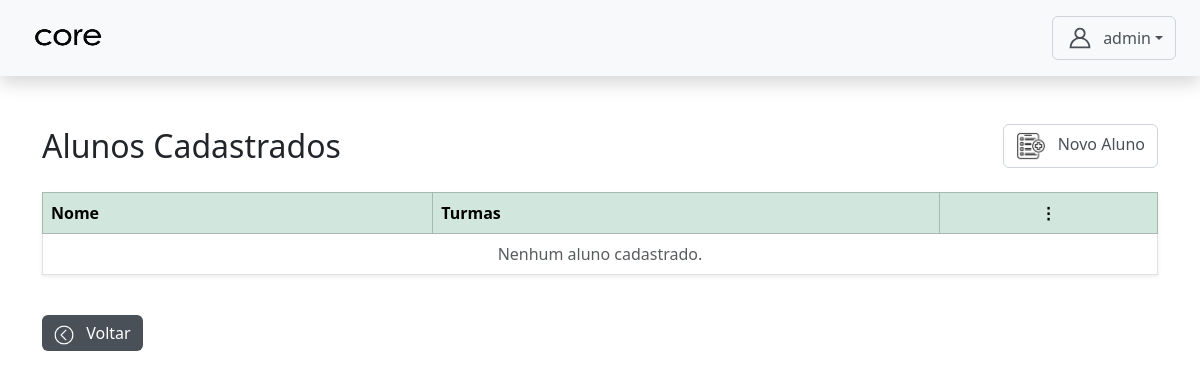
/aluno_turma/admin/aluno_crud/alunos/ (signed in), run on an earlier commit of the app's database.
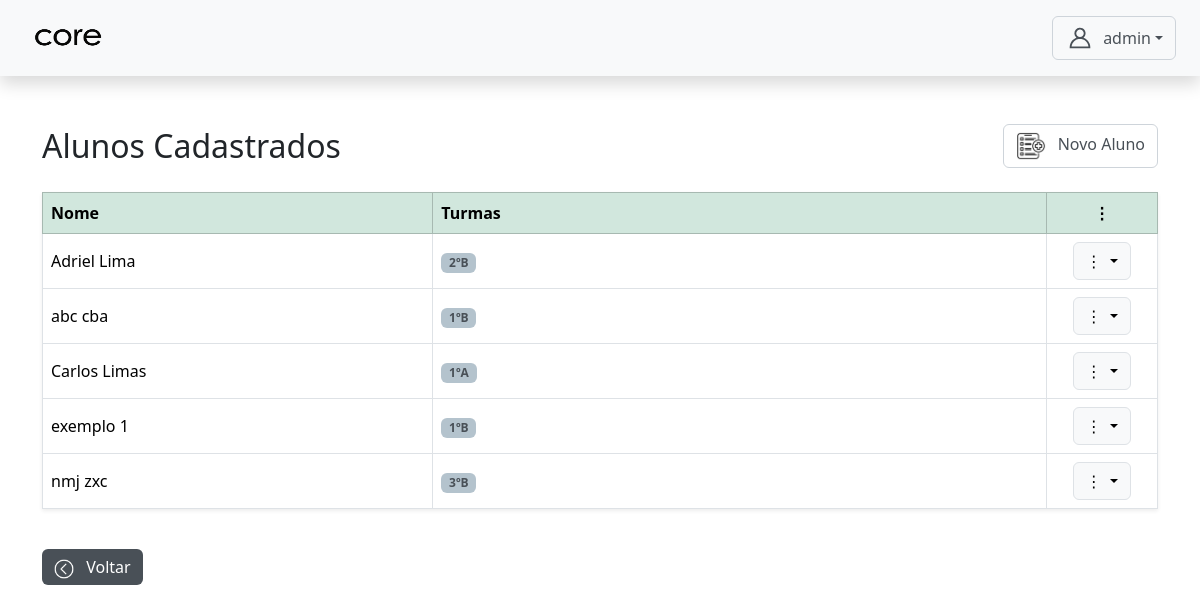
And on a later commit of the database.
### core/models.py (models this page shows, shortened)
class CustomUser(AbstractUser):
    TIPO_CHOICES = (
        ('admin', 'Admin'),
        ('professor', 'Professor'),
        ('aluno', 'Aluno'),
    )
    tipo = models.CharField(max_length=10, choices=TIPO_CHOICES, default='admin')
    data_nascimento = models.DateField(null=True, blank=True)
    cpf = models.CharField(max_length=14, unique=True, null=True, blank=True)
    rg = models.CharField(max_length=12, unique=True, null=True, blank=True)
    SEXO_CHOICES = [
    ('M', 'Masculino'),
    ('F', 'Feminino'),
]
    COR_PELE_CHOICES = [
    ('branca', 'Branca'),
    ('preta', 'Preta'),
    ('parda', 'Parda'),
    ('amarela', 'Amarela'),
    ('indigena', 'Indígena'),
]
    sexo = models.CharField(max_length=1, choices=SEXO_CHOICES, null=True, blank=True)
    cor_pele = models.CharField(max_length=20, choices=COR_PELE_CHOICES, null=True, blank=True)
    senha_temporaria = models.BooleanField(default=False)

class AlunoTurma(models.Model):
    aluno = models.ForeignKey(CustomUser, on_delete=models.CASCADE, limit_choices_to={'tipo': 'aluno'})
    turma = models.ForeignKey(Turma, on_delete=models.CASCADE)
    data_matricula = models.DateField(auto_now_add=True)
    ano_letivo = models.CharField(max_length=10, blank=True, null=True)
    class Meta:
        unique_together = ('aluno', 'turma')

class Turma(models.Model):
    nome = models.CharField(max_length=50, unique=True)

### aluno_turma/views.py (the view)
# urls.py: path('admin/aluno_crud/alunos/', views.gerenciar_alunos, name='gerenciar_alunos'),
@login_required
@role_required('admin')
def gerenciar_alunos(request):
    alunos = CustomUser.objects.filter(tipo='aluno').prefetch_related('alunoturma_set__turma')
    return render(request, 'admin/aluno_crud/gerenciar_alunos.html', {'alunos': alunos})

### templates/admin/aluno_crud/gerenciar_alunos.html (shortened to what this page needs)
{% extends 'base4.html' %}
{% load static %}
  {% block content %}
    <div class="d-flex justify-content-between align-items-center mb-4">
      <h2 class="mb-0">Alunos Cadastrados</h2>
      <a href="{% url 'cadastrar_aluno' %}" class="btn btn-outline-secondary">
        <img src="{%static 'assets/img/cadastrar.png'%}" width='30px' height='30px' class="me-2">
        Novo Aluno
      </a>
    </div>
    <table class="table table-bordered align-middle shadow-sm">
      <thead class="table-success">
        <tr>
          <th class="coluna-nome">Nome</th>
          <th>Turmas</th>
          <th class="text-center">⋮</th>
        </tr>
      </thead>
      <tbody>
        {% for aluno in alunos %}
        <tr>
          <td>{{ aluno.get_full_name }}</td>
          <td>
            {% if aluno.alunoturma_set.all %}
              {% for vinculo in aluno.alunoturma_set.all %}
                <span class="badge bg-primary text-dark">{{ vinculo.turma.nome }}</span>
              {% endfor %}
            {% else %}
              <span class="text-muted">Nenhuma</span>
            {% endif %}
          </td>
          <td class="text-center coluna-acoes">
            <div class="dropdown">
              <button class="btn btn-light border dropdown-toggle" data-bs-toggle="dropdown">
                ⋮
              </button>
            </div>
          </td>
        </tr>
        {% empty %}
        <tr>
          <td colspan="3" class="text-center text-muted">Nenhum aluno cadastrado.</td>
        </tr>
        {% endfor %}
      </tbody>
    </table>
    <a href="{% url 'admin_dashboard' %}" class="btn btn-secondary mt-4">
      <img src="{%static 'assets/img/voltar.png'%}" width='20px' height='20px' class="me-2">
      Voltar
    </a>
  {% endblock content %}

What changed in the data, as far as the page shows it:
added CustomUser: get_full_name "Adriel Lima"
added AlunoTurma: turma.nome "2ºB", shown under "Adriel Lima"
added CustomUser: get_full_name "abc cba"
added AlunoTurma: turma.nome "1ºB", shown under "abc cba"
added CustomUser: get_full_name "Carlos Limas"
added AlunoTurma: turma.nome "1ºA", shown under "Carlos Limas"
added CustomUser: get_full_name "exemplo 1"
added AlunoTurma: turma.nome "1ºB", shown under "exemplo 1"
added CustomUser: get_full_name "nmj zxc"
added AlunoTurma: turma.nome "3ºB", shown under "nmj zxc"
Also different on the page:
text no longer shown: "Nenhum aluno cadastrado."
